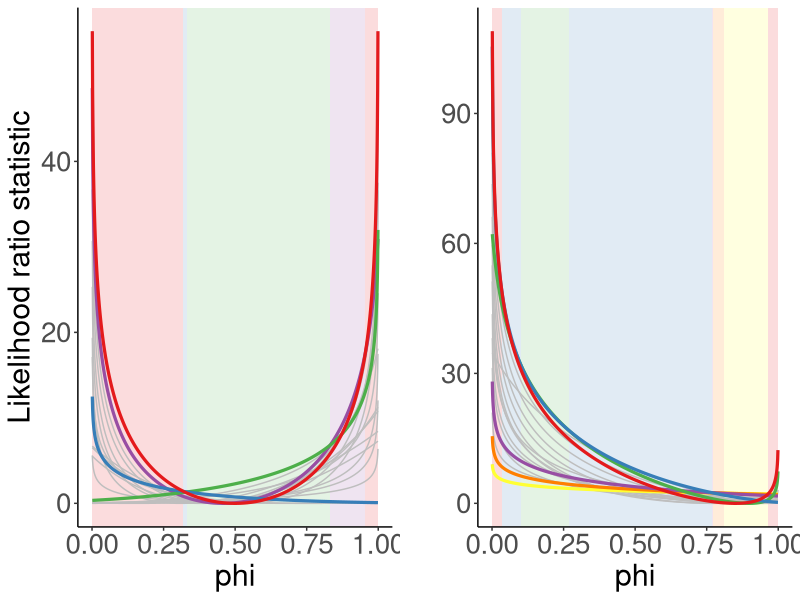

The R script that drew this image: (Note: this script raises an error after producing the figure.)
library(ggplot2)
library(ggpubr)
library(RColorBrewer)

###########################################################################################################################################################################
# Figure 4

calculate_lrt_as_function_of_phi <- function(t, tau, x, N=1000, h=NULL){
  
  # x : vector of data
  # tau : changepoint of interest
  # t : time point to calculate LRT at
  # N : number of phi values in [0, 1] to calculate LRT
  # h : window size  
  
  n <- length(x)
  
  S0 <- mean(x^2)
  S1_tau <- mean(x[1:tau]^2)
  S1_t <- mean(x[1:t]^2)
  
  if ( t <= tau ){
    a1 <- n * S0 * S1_t / (tau * S1_tau)
    a0 <- 0
  } else {
    a1 <- n * S0 * (n * S0 - t * S1_t) / (t * n * S0 - t * tau * S1_tau)
    a0 <- n * S0 * (t * S1_t - tau * S1_tau) / (t * n * S0 - t * tau * S1_tau)
  }
  
  phi <- seq(1/N, 1 - 1/N, length.out=(N - 1))
  lrt <- rep(NA, N - 1)
  for ( i in 1:length(phi) ){
    lrt[i] <- n * log(S0) - t * log(a1 * phi[i] + a0) - (n - t) * log(n/(n - t) * S0 - t/(n - t) * (a1 * phi[i] + a0))
  }
  
  return(lrt)
}

seeds <- c(1, 4)
n <- 20
N_phi <- 1000
phi <- seq(1/N_phi, 1 - 1/N_phi, length.out=(N_phi - 1))
plots_list <- as.list(rep(NA, 2))

for ( plot_index in 1:2 ){
  
  set.seed(seeds[plot_index])
  
  x <- c(rnorm(n/2), rnorm(n/2, sd=2))
  lrs <- n * log(mean(x^2)) - (1:(n - 1)) * log(cumsum(x[-n]^2)/(1:(n - 1))) - (n - 1):1 * log(cumsum(x[n:2]^2)[(n - 1):1]/((n - 1):1))
  tau <- which.max(lrs)
  phi_obs <- sum(x[1:tau]^2) / sum(x^2)
  
  lrs_grid <- apply(matrix(1:(n - 1), ncol=1), 1, calculate_lrt_as_function_of_phi, x=x, tau=tau, N=N_phi)
  
  dat <- data.frame(phi=rep(phi, n - 1), lrs=c(lrs_grid), tau=as.factor(rep(1:(n - 1), each=N_phi - 1)))
  tau_which_max_lrs <- apply(lrs_grid, 1, which.max)
  possible_taus <- unique(tau_which_max_lrs)
  colours <- brewer.pal(length(possible_taus), "Set1")
  
  plots_list[[plot_index]] <- ggplot(dat)
  for ( k in 1:length(possible_taus) ){
    phi_inds_where_tau_is_cp <- which(tau_which_max_lrs == possible_taus[k])
    num_phi_inds <- length(phi_inds_where_tau_is_cp)
    if ( sum(phi_inds_where_tau_is_cp[-1] - phi_inds_where_tau_is_cp[-num_phi_inds] != 1) == 0 ){
      plots_list[[plot_index]] <- plots_list[[plot_index]] + annotate("rect", xmin=phi[phi_inds_where_tau_is_cp[1]] - 1/(2 * N_phi), 
                                                                      xmax=phi[phi_inds_where_tau_is_cp[num_phi_inds]] + 1/(2 * N_phi), ymin=-Inf, ymax=Inf, fill=colours[k], alpha=0.15)
    } else {
      zz <- c(0, which(phi_inds_where_tau_is_cp[-1] - phi_inds_where_tau_is_cp[-num_phi_inds] != 1), num_phi_inds)
      for ( i in 1:(length(zz) - 1) ){
        plots_list[[plot_index]] <- plots_list[[plot_index]] + annotate("rect", xmin=phi[phi_inds_where_tau_is_cp[zz[i] + 1]] - 1/(2 * N_phi), 
                                                                        xmax=phi[phi_inds_where_tau_is_cp[zz[i + 1]]] + 1/(2 * N_phi), ymin=-Inf, ymax=Inf, fill=colours[k], alpha=0.15)
      }
    }
  }
  plots_list[[plot_index]] <- plots_list[[plot_index]] + geom_line(aes(x=phi, y=lrs, group=tau), colour="grey")
  for ( k in length(possible_taus):1 ){
    plots_list[[plot_index]] <- plots_list[[plot_index]] + geom_line(data=dat[dat$tau == possible_taus[k],], aes(x=phi, y=lrs), colour=colours[k], linewidth=1.1)
  }
  plots_list[[plot_index]] <- plots_list[[plot_index]] + theme_classic() + labs(x="phi", y="") + theme(axis.text=element_text(size=20), axis.title=element_text(size=22))
}

# Plot
ggarrange(plots_list[[1]] + labs(y="Likelihood ratio statistic"), plots_list[[2]])

###########################################################################################################################################################################
# Figure 5: Gaussian process plots

# Generate X
set.seed(29)
x <- c(rnorm(100), rnorm(100, sd=2), rnorm(100))
results <- find_changepoints(x, method="bs", params=list(loss="lrs", threshold=10), model="var")
b <- results$changepoints[1]
h <- 50
N <- 100

h <- 50
phi_obs <- sum(x[(b - h + 1):b]^2) / sum(x[(b - h + 1):(b + h)]^2)
phi_star <- qbeta(1 - pbeta(phi_obs, h/2, h/2), h/2, h/2)
phi_upper <- max(phi_obs, phi_star)
phi_lower <- min(phi_obs, phi_star)

# Generate phi and calculate I(phi in S)
N <- 100
phi <- runif(N) / N + seq(0, 1 - 1/N, length.out=N)
alpha <- sqrt(phi/phi_obs)
beta <- sqrt((1 - phi)/(1 - phi_obs))
inS <- rep(NA, N)
for ( i in 1:N ){
  x2 <- x
  x2[(b - h + 1):(b + h)] <- c(alpha[i] * x[(b - h + 1):b], beta[i] * x[(b + 1):(b + h)])
  results_phi <- find_changepoints(x2, method="bs", params=list(threshold=results$params$threshold, maxiter=results$params$maxiter, loss="lrs"), model="var")
  if ( length(results_phi$changepoints) >= 1 ){
    inS[i] <- ifelse(b %in% results_phi$changepoints, 1, 0)
  } else {
    inS[i] <- 0
  }
}

g1 <- ggplot(data.frame(phi=phi, inS=inS)) + 
  geom_point(aes(x=phi, y=inS), colour="red") + 
  geom_line(aes(x=phi, y=inS)) +
  theme_classic() + labs(x="phi", y="I(phi in S)") + 
  theme(axis.text=element_text(size=18), axis.title=element_text(size=20))

# Implement GP
phi2 <- sort(c(phi, runif(10000)))
posterior_results <- calculate_posterior(phi2, phi, inS, l=1)
mu_pos <- posterior_results$mu
cov_pos <- posterior_results$cov

g2 <- ggplot(data.frame(phi2=phi2, mu=mu_pos)) +  
  geom_line(aes(x=phi2, y=mu + qnorm(0.975) * diag(cov_pos)), colour="red") +
  geom_line(aes(x=phi2, y=mu + qnorm(0.025) * diag(cov_pos)), colour="red") +
  geom_line(aes(x=phi2, y=mu), colour="blue") +
  theme_classic() + labs(x="phi", y="p_hat") + 
  theme(axis.text=element_text(size=18), axis.title=element_text(size=20))

# Estimate q(phi)
q2 <- mu_pos * dbeta(phi2, h/2, h/2)
q2[q2 < 0] <- 0
q2 <- q2 / sum(q2) * length(q2)

g3 <- ggplot(data.frame(phi2, q2, pi=dbeta(phi2, h/2, h/2))) + 
  geom_line(aes(x=phi2, y=q2)) + 
  geom_line(aes(x=phi2, y=pi), colour="red", linetype="dotted") +
  theme_classic() + labs(x="phi", y="q_hat") + 
  theme(axis.text=element_text(size=18), axis.title=element_text(size=20))

ggarrange(g1, g2, g3, ncol=3)
